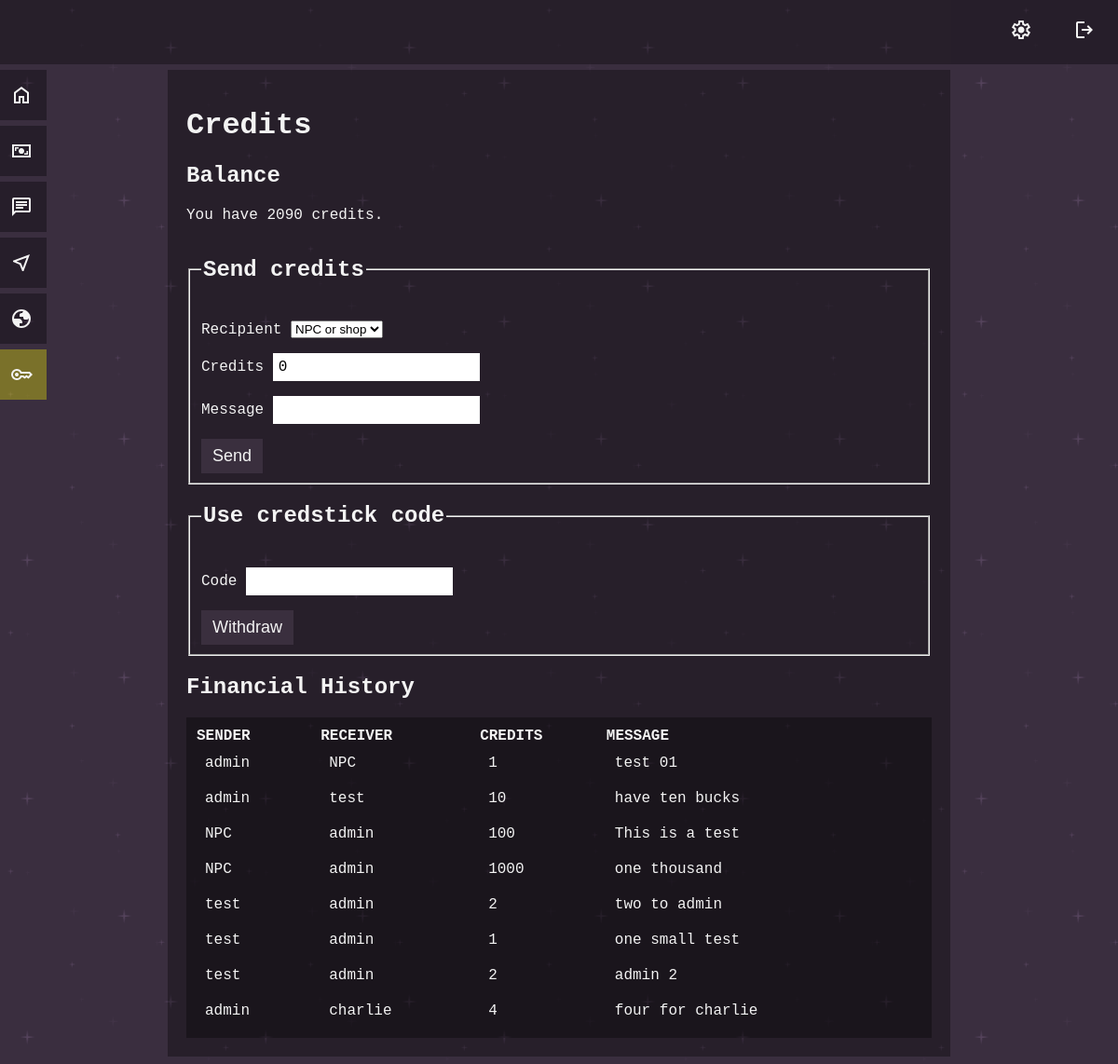
The page /credits (signed in) on the database as committed earlier.
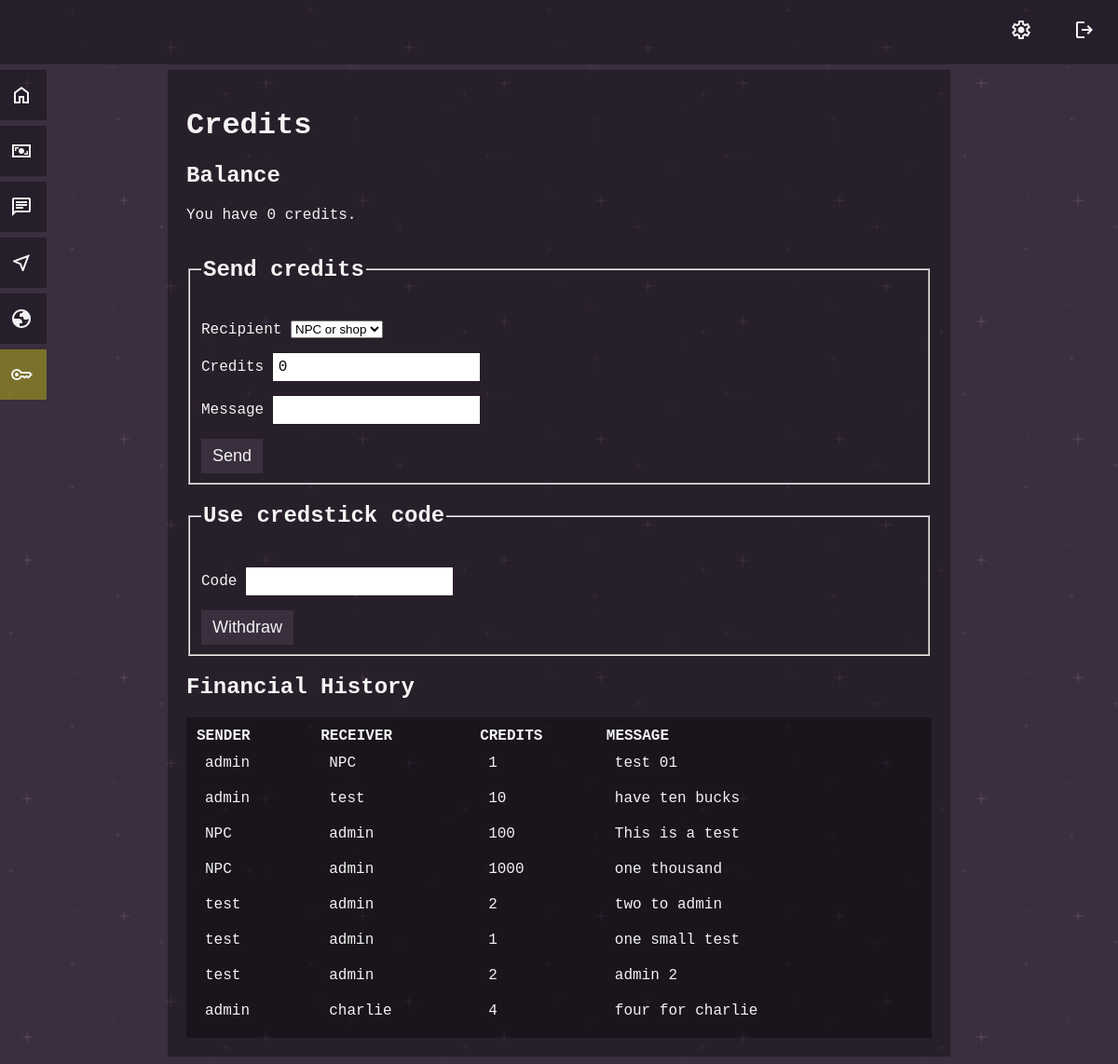
The same page on the database as committed later.
### tables this page shows
CREATE TABLE users (
id INTEGER PRIMARY KEY AUTOINCREMENT NOT NULL,
username TEXT NOT NULL UNIQUE,
hash TEXT NOT NULL,
admin INTEGER DEFAULT 0,
credits INTEGER DEFAULT 0, campaign INTEGER);

### app.py (the view)
@app.route("/credits")
@login_required
def credits():
    credits_balance = db.execute("SELECT credits FROM users WHERE id = ?", session["user_id"])[0]["credits"]
    user_campaign = db.execute("SELECT campaign FROM users WHERE id = ?", session['user_id'])[0]['campaign']
    send_list = db.execute("SELECT username FROM users WHERE campaign = ? AND NOT id = ?", user_campaign, session['user_id'])
    current_username = db.execute("SELECT username FROM users WHERE id = ?", session['user_id'])[0]['username']
    finance_history = db.execute("SELECT * FROM financehistory WHERE isfrom = ? OR isto = ? ORDER BY id", current_username, current_username)
    return render_template("credits.html", credits_balance=credits_balance, send_list=send_list, finance_history=finance_history)

### app.py (called while the page is built)
@app.context_processor
def inject_admin_status():
    admin_status = session.get("admin", 0)
    return dict(admin=admin_status)

@app.after_request
def after_request(response):
    response.headers["Cache-Control"] = "no-cache, no-store, must-revalidate"
    response.headers["Expires"] = 0
    response.headers["Pragma"] = "no-cache"
    return response

### helpers.py (called while the page is built)
def login_required(f):
    @wraps(f)
    def decorated_function(*args, **kwargs):
        if session.get("user_id") is None:
            return redirect("/login")
        return f(*args, **kwargs)
    return decorated_function

### templates/credits.html (shortened to what this page needs)
{% extends "layout.html" %}
{% block main %}
<h1>Credits</h1>
<h2>Balance</h2>
<p>You have {{ credits_balance }} credits.</p>
<form action="/credits_send" method="post">
    <fieldset>
        <legend>
            <h2>Send credits</h2>
        </legend>
        <p>
            <label>
                Recipient
            </label>
            <select name="send_credits_to">
                <option value="NPC" selected>NPC or shop</option>
            </select>
        </p>
        <p>
            <label>
                Credits
            </label>
            <input type="number" name="send_credits_amount" min="1" value="0" />
        </p>
        <p>
            <label>
                Message
            </label>
            <input type="text" name="send_credits_note" />
        </p>
        <div>
            <button type="submit" class="ui_button">Send</button>
        </div>
    </fieldset>
</form>
<form action="/credits_receive" method="post">
    <fieldset>
        <legend>
            <h2>Use credstick code</h2>
        </legend>
        <div>
            <p>
                <label>
                    Code
                </label>
                <input type="text" name="input_credstick_code" />
            </p>
            <div>
                <button type="submit" class="ui_button">Withdraw</button>
            </div>
        </div>
    </fieldset>
</form>
<h2>Financial History</h2>
<table class="dark_table">
    <thead>
        <tr>
            <th>SENDER</th>
            <th>RECEIVER</th>
            <th>CREDITS</th>
            <th>MESSAGE</th>
        </tr>
    </thead>
    <tbody>
        {% for line in finance_history %}
        <tr>
            <td>{{ line.isfrom }}</td>
            <td>{{ line.isto }}</td>
            <td>{{ line.value }}</td>
            <td>{{ line.message }}</td>
        </tr>
        {% endfor %}
    </tbody>
</table>
{% endblock %}

Rows that differ between the two databases and show on the page:
no longer on this page (row edited): users: credits "2090"
Other text that changed with them:
{{ credits_balance }}: (not shown) → "0"
